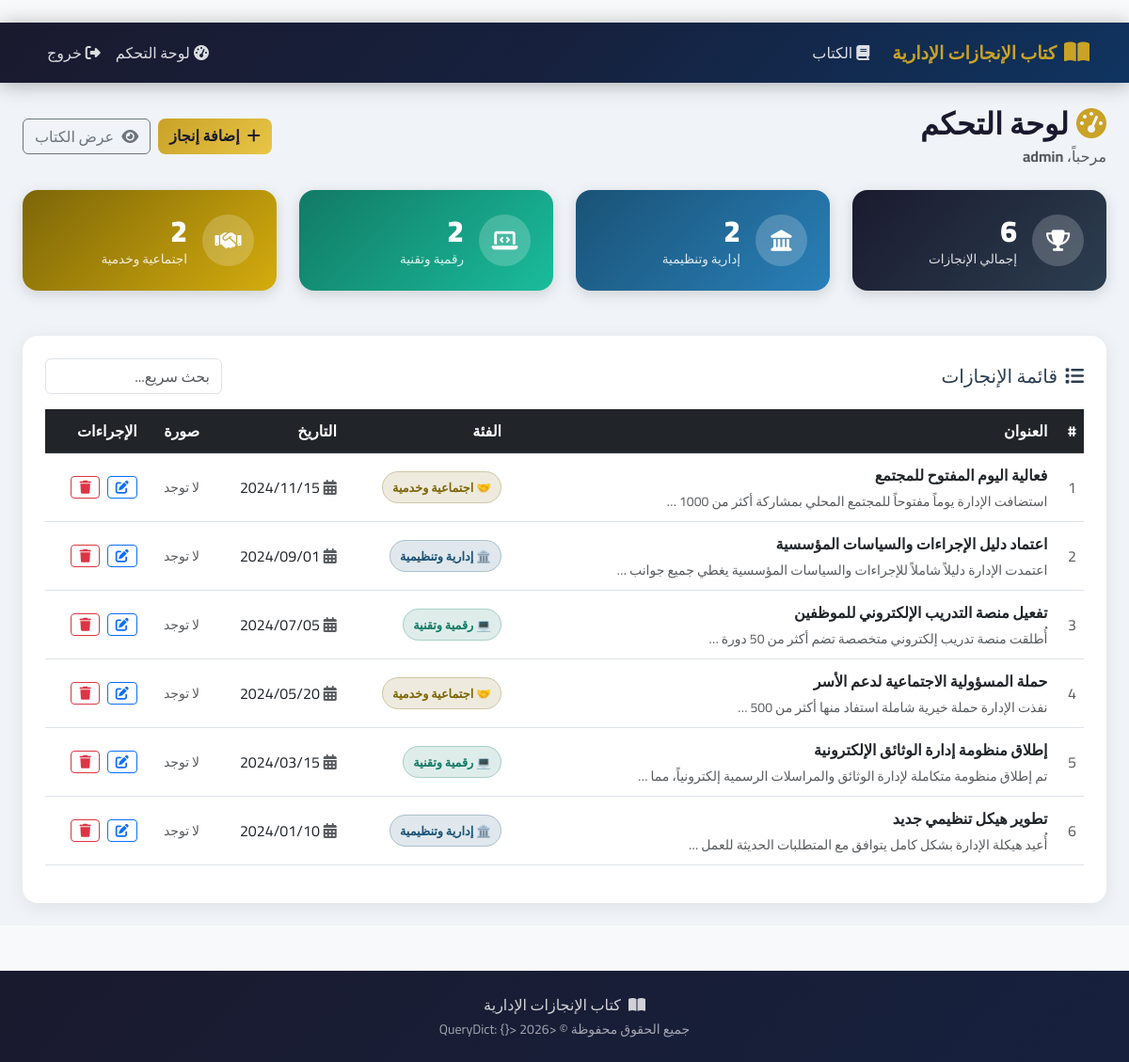
Screenshot of /ctrl/ (signed in) with the database file from the repository.
### achievements/models.py (models this page shows, shortened)
class Achievement(models.Model):
    CATEGORY_CHOICES = [
        ('admin',  'إدارية وتنظيمية'),
        ('tech',   'رقمية وتقنية'),
        ('social', 'اجتماعية وخدمية'),
    ]
    title       = models.CharField(max_length=300, verbose_name='العنوان')
    description = models.TextField(verbose_name='الوصف')
    date        = models.DateField(verbose_name='التاريخ')
    category    = models.CharField(
        max_length=20,
        choices=CATEGORY_CHOICES,
        verbose_name='الفئة',
    )
    image       = models.ImageField(
        upload_to='achievements/',
        blank=True,
        null=True,
        verbose_name='الصورة',
    )
    created_at  = models.DateTimeField(auto_now_add=True, verbose_name='تاريخ الإضافة')
    class Meta:
        verbose_name        = 'إنجاز'
        verbose_name_plural = 'الإنجازات'
        ordering            = ['-date']
    def get_category_icon(self):
        icons = {'admin': '🏛️', 'tech': '💻', 'social': '🤝'}
        return icons.get(self.category, '⭐')
    def get_category_color(self):
        colors = {'admin': '#1a5276', 'tech': '#117a65', 'social': '#7d6608'}
        return colors.get(self.category, '#333')

### achievements/views.py (the view)
# urls.py: path('ctrl/',         views.dashboard,     name='dashboard'),
@login_required
def dashboard(request):
    achievements = Achievement.objects.all()
    stats = {
        'total':  achievements.count(),
        'admin':  achievements.filter(category='admin').count(),
        'tech':   achievements.filter(category='tech').count(),
        'social': achievements.filter(category='social').count(),
    }
    return render(request, 'dashboard.html', {
        'achievements': achievements,
        'stats':        stats,
    })

### templates/dashboard.html (shortened to what this page needs)
{% extends 'base.html' %}
{% load static %}
{% block content %}
<div class="dashboard-wrapper py-4">
  <div class="container-fluid px-4">
    <div class="dashboard-header mb-4 d-flex justify-content-between align-items-center flex-wrap gap-3">
      <div>
        <h2 class="mb-1"><i class="fas fa-tachometer-alt me-2 gold-icon"></i>لوحة التحكم</h2>
        <p class="text-muted mb-0">مرحباً، <strong>{{ user.username }}</strong></p>
      </div>
      <div class="d-flex gap-2">
        <a href="{% url 'achievement_add' %}" class="btn btn-gold">
          <i class="fas fa-plus me-2"></i>إضافة إنجاز
        </a>
        <a href="{% url 'book' %}" class="btn btn-outline-secondary" target="_blank">
          <i class="fas fa-eye me-2"></i>عرض الكتاب
        </a>
      </div>
    </div>
    <div class="row g-4 mb-5">
      <div class="col-md-3 col-sm-6">
        <div class="dash-stat-card total">
          <div class="dash-stat-icon"><i class="fas fa-trophy"></i></div>
          <div>
            <h3>{{ stats.total }}</h3>
            <p>إجمالي الإنجازات</p>
          </div>
        </div>
      </div>
      <div class="col-md-3 col-sm-6">
        <div class="dash-stat-card admin">
          <div class="dash-stat-icon"><i class="fas fa-landmark"></i></div>
          <div>
            <h3>{{ stats.admin }}</h3>
            <p>إدارية وتنظيمية</p>
          </div>
        </div>
      </div>
      <div class="col-md-3 col-sm-6">
        <div class="dash-stat-card tech">
          <div class="dash-stat-icon"><i class="fas fa-laptop-code"></i></div>
          <div>
            <h3>{{ stats.tech }}</h3>
            <p>رقمية وتقنية</p>
          </div>
        </div>
      </div>
      <div class="col-md-3 col-sm-6">
        <div class="dash-stat-card social">
          <div class="dash-stat-icon"><i class="fas fa-handshake"></i></div>
          <div>
            <h3>{{ stats.social }}</h3>
            <p>اجتماعية وخدمية</p>
          </div>
        </div>
      </div>
    </div>
    <div class="dash-table-card">
      <div class="dash-table-header d-flex justify-content-between align-items-center mb-3 flex-wrap gap-2">
        <h5 class="mb-0"><i class="fas fa-list me-2"></i>قائمة الإنجازات</h5>
        <input type="text" id="tableSearch" class="form-control w-auto" placeholder="بحث سريع..." oninput="filterTable()">
      </div>
      {% if achievements %}
      <div class="table-responsive">
        <table class="table table-hover align-middle" id="achievementsTable">
          <thead class="table-dark">
            <tr>
              <th>#</th>
              <th>العنوان</th>
              <th>الفئة</th>
              <th>التاريخ</th>
              <th>صورة</th>
              <th>الإجراءات</th>
            </tr>
          </thead>
          <tbody>
            {% for ach in achievements %}
            <tr>
              <td class="text-muted">{{ forloop.counter }}</td>
              <td>
                <strong>{{ ach.title }}</strong>
                <br><small class="text-muted">{{ ach.description|truncatewords:10 }}</small>
              </td>
              <td>
                <span class="badge-category" style="background:{{ ach.get_category_color }}22; color:{{ ach.get_category_color }}; border:1px solid {{ ach.get_category_color }}44">
                  {{ ach.get_category_icon }} {{ ach.get_category_display }}
                </span>
              </td>
              <td><i class="fas fa-calendar-alt text-muted me-1"></i>{{ ach.date|date:"Y/m/d" }}</td>
              <td>
                {% if ach.image %}
                <img src="{{ ach.image.url }}" alt="" class="thumb-img">
                {% else %}
                <span class="text-muted small">لا توجد</span>
                {% endif %}
              </td>
              <td>
                <div class="d-flex gap-2">
                  <a href="{% url 'achievement_edit' ach.pk %}" class="btn btn-sm btn-outline-primary">
                    <i class="fas fa-edit"></i>
                  </a>
                  <a href="{% url 'achievement_delete' ach.pk %}" class="btn btn-sm btn-outline-danger">
                    <i class="fas fa-trash"></i>
                  </a>
                </div>
              </td>
            </tr>
            {% endfor %}
          </tbody>
        </table>
      </div>
      {% endif %}
    </div>
  </div>
</div>
{% endblock %}

### templates/base.html (shortened to what this page needs)
﻿<!DOCTYPE html>
<html lang="ar" dir="rtl">
<head>
  <link rel="stylesheet" href="https://cdn.jsdelivr.net/npm/bootstrap@5.3.0/dist/css/bootstrap.rtl.min.css">
  <link rel="stylesheet" href="https://cdnjs.cloudflare.com/ajax/libs/font-awesome/6.4.0/css/all.min.css">
  {% load static %}
  <link rel="stylesheet" href="{% static 'css/style.css' %}">
</head>
<body>
  <nav class="navbar navbar-expand-lg navbar-dark main-navbar">
    <div class="container">
      <a class="navbar-brand d-flex align-items-center gap-2" href="{% url 'book' %}">
        <i class="fas fa-book-open fa-lg"></i>
        <span>كتاب الإنجازات الإدارية</span>
      </a>
      <div class="collapse navbar-collapse" id="navMenu">
        <ul class="navbar-nav me-auto">
          <li class="nav-item">
            <a class="nav-link {% if request.resolver_match.url_name == 'book' %}active{% endif %}"
               href="{% url 'book' %}"><i class="fas fa-book me-1"></i>الكتاب</a>
          </li>
        </ul>
        <ul class="navbar-nav">
          {% if user.is_authenticated %}
          <li class="nav-item">
            <a class="nav-link" href="{% url 'dashboard' %}"><i class="fas fa-tachometer-alt me-1"></i>لوحة التحكم</a>
          </li>
          <li class="nav-item">
            <a class="nav-link" href="{% url 'admin_logout' %}"><i class="fas fa-sign-out-alt me-1"></i>خروج</a>
          </li>
          {% else %}
          <li class="nav-item">
            <a class="nav-link" href="{% url 'admin_login' %}"><i class="fas fa-lock me-1"></i>دخول الإدارة</a>
          </li>
          {% endif %}
        </ul>
      </div>
    </div>
  </nav>
  {% block content %}{% endblock %}
  <footer class="main-footer mt-5">
    <div class="container text-center py-4">
      <p class="mb-1"><i class="fas fa-book-open me-2"></i>كتاب الإنجازات الإدارية</p>
      <p class="mb-0 small opacity-75">جميع الحقوق محفوظة &copy; {{ request.GET|default_if_none:'' }} {% now "Y" %}</p>
    </div>
  </footer>
</body>
</html>

### static/css/style.css (style rules this page uses)
* { box-sizing: border-box; }
body { font-family: 'Cairo', sans-serif; background: #f8f9fa; color: #2c3e50; min-height: 100vh; display: flex; flex-direction: column; }
.gold-icon { color: #c9a227; }
.main-navbar { background: linear-gradient(135deg, #1a1a2e 0%, #16213e 50%, #0f3460 100%); box-shadow: 0 2px 20px rgba(0,0,0,0.3); padding: 0.75rem 0; }
.main-navbar .navbar-brand { font-weight: 700; font-size: 1.2rem; color: #c9a227 !important; }
.main-navbar .nav-link { color: rgba(255,255,255,0.85) !important; font-weight: 500; transition: color 0.2s; }
.btn-gold { background: linear-gradient(135deg, #c9a227, #e8c547); color: #1a1a2e; font-weight: 700; border: none; border-radius: 8px; transition: all 0.3s; }
.main-footer { background: linear-gradient(135deg, #1a1a2e, #16213e); color: rgba(255,255,255,0.8); margin-top: auto; }
.dashboard-wrapper { background: #f0f4f8; min-height: 80vh; }
.dashboard-header h2 { font-weight: 800; color: #1a1a2e; }
.dash-stat-card { border-radius: 16px; padding: 1.5rem; display: flex; align-items: center; gap: 1rem; color: #fff; box-shadow: 0 4px 15px rgba(0,0,0,0.15); transition: transform 0.3s; }
.dash-stat-card.total { background: linear-gradient(135deg, #1a1a2e, #2c3e50); }
.dash-stat-card.admin { background: linear-gradient(135deg, #1a5276, #2980b9); }
.dash-stat-card.tech { background: linear-gradient(135deg, #117a65, #1abc9c); }
.dash-stat-card.social { background: linear-gradient(135deg, #7d6608, #d4ac0d); }
.dash-stat-icon { width: 55px; height: 55px; background: rgba(255,255,255,0.2); border-radius: 50%; display: flex; align-items: center; justify-content: center; font-size: 1.4rem; flex-shrink: 0; }
.dash-stat-card h3 { font-size: 2rem; font-weight: 900; margin: 0; }
.dash-stat-card p { margin: 0; opacity: 0.85; font-size: 0.85rem; }
.dash-table-card { background: #fff; border-radius: 16px; padding: 1.5rem; box-shadow: 0 4px 20px rgba(0,0,0,0.08); }
.badge-category { padding: 4px 10px; border-radius: 20px; font-size: 0.8rem; font-weight: 600; white-space: nowrap; }

### rows the page displays
Achievement: title "فعالية اليوم المفتوح للمجتمع", description "استضافت الإدارة يوماً مفتوحاً للمجتمع المحلي بمشاركة أكثر من 1000 …", get_category_icon "🤝", category "اجتماعية وخدمية", date "2024/11/15", image "لا توجد"
Achievement: title "اعتماد دليل الإجراءات والسياسات المؤسسية", description "اعتمدت الإدارة دليلاً شاملاً للإجراءات والسياسات المؤسسية يغطي جميع جوانب …", get_category_icon "🏛️", category "إدارية وتنظيمية", date "2024/09/01", image "لا توجد"
Achievement: title "تفعيل منصة التدريب الإلكتروني للموظفين", description "أُطلقت منصة تدريب إلكتروني متخصصة تضم أكثر من 50 دورة …", get_category_icon "💻", category "رقمية وتقنية", date "2024/07/05", image "لا توجد"
Achievement: title "حملة المسؤولية الاجتماعية لدعم الأسر", description "نفذت الإدارة حملة خيرية شاملة استفاد منها أكثر من 500 …", get_category_icon "🤝", category "اجتماعية وخدمية", date "2024/05/20", image "لا توجد"
Achievement: title "إطلاق منظومة إدارة الوثائق الإلكترونية", description "تم إطلاق منظومة متكاملة لإدارة الوثائق والمراسلات الرسمية إلكترونياً، مما …", get_category_icon "💻", category "رقمية وتقنية", date "2024/03/15", image "لا توجد"
Achievement: title "تطوير هيكل تنظيمي جديد", description "أُعيد هيكلة الإدارة بشكل كامل يتوافق مع المتطلبات الحديثة للعمل …", get_category_icon "🏛️", category "إدارية وتنظيمية", date "2024/01/10", image "لا توجد"

### other values shown
{{ user.username }} "admin"
{{ stats.total }} "6"
{{ stats.admin }} "2"
{{ stats.tech }} "2"
{{ stats.social }} "2"
{{ request.GET|default_if_none:'' }} "<QueryDict: {}>"
